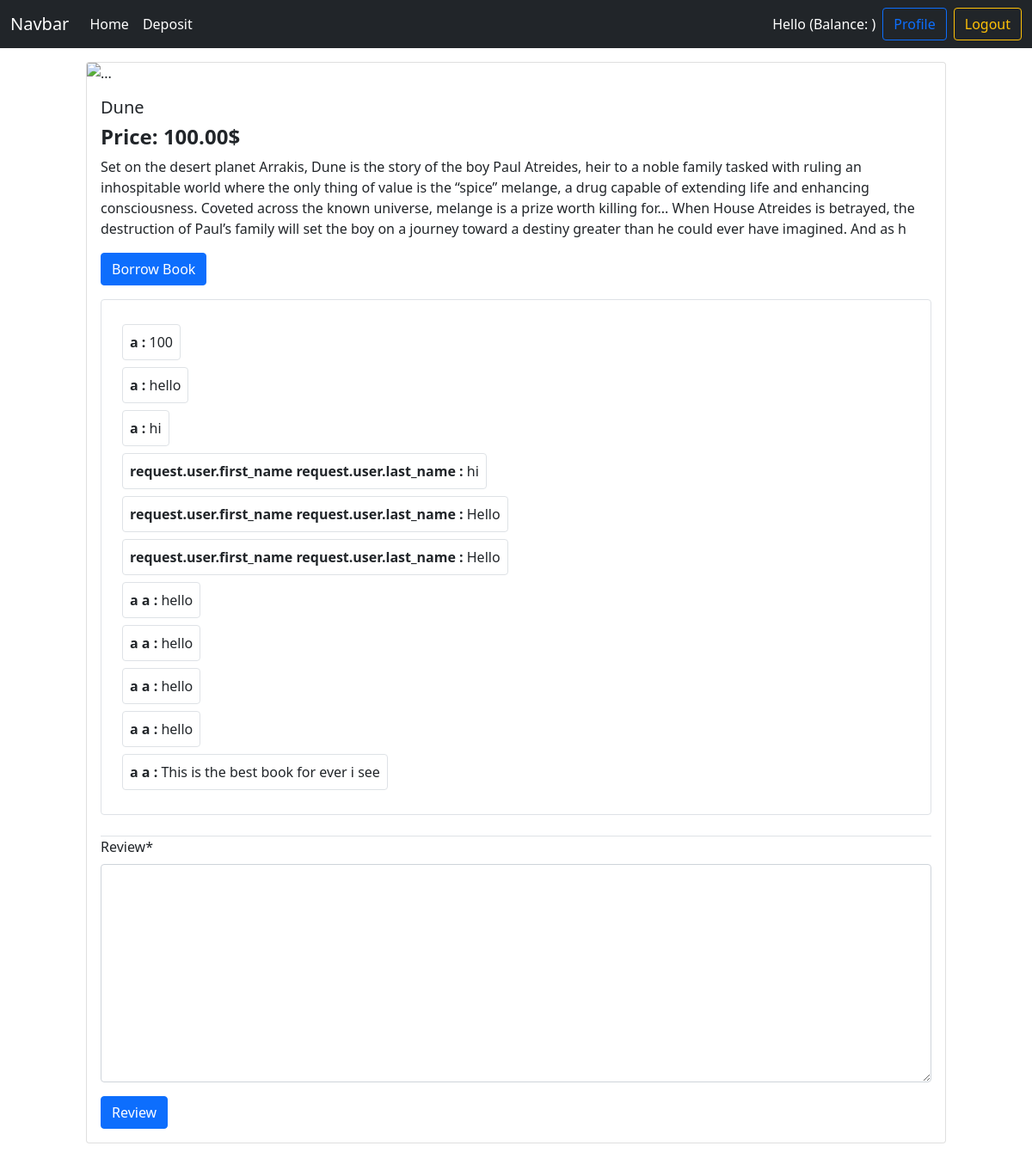
The page /book/1 (signed in) on the database its author committed.
### Books/models.py (models this page shows, shortened)
class BookModel(models.Model):
    name = models.CharField(max_length=100)
    image = models.ImageField(upload_to='Media/',blank=True)
    description = models.TextField()
    borrowingPrice = models.DecimalField(decimal_places=2,max_digits=5)
    category = models.ForeignKey(CategoryModel,on_delete=models.CASCADE)

class BookReviewModel(models.Model):
    reviewer=models.CharField(max_length=100)
    review = models.TextField(max_length=200)
    book = models.ForeignKey(BookModel,on_delete=models.CASCADE)

### Core/views.py (the view, shortened to what this page needs)
# urls.py: path('book/<int:id>',ViewDetails,name='detailsview'),
def ViewDetails(request,id):
    book = BookModel.objects.get(pk=id)
    review = BookReviewModel.objects.filter(book=id)
    form = BookReviewForms()
    return render(request,'detailsview.html',{'book':book,'form':form,'reviews':review})

### Books/forms.py
class BookReviewForms(ModelForm):
    class Meta:
        model = BookReviewModel
        fields=['review']

### templates/detailsview.html (shortened to what this page needs)
{% extends "base.html" %}
{% load crispy_forms_tags %}
{% block content %}
<div class="card my-3 mx-auto col-10">
    <img src="..." class="card-img-top" alt="...">
    <div class="card-body">
      <h5 class="card-title">{{book.name}}</h5>
      <h4 class="fw-bold">Price: {{book.borrowingPrice}}$</h4>
      <p class="card-text">{{book.description}}</p>
      {% if user.is_authenticated %}
        <a href={% url "borrowbook" book.id %} class="btn btn-primary">Borrow Book</a>
        {% endif %}
        <div class="border rounded p-4 my-3">
            {% for review in reviews %}
                <p class="border rounded my-1 p-2 d-inline-block">
                    <span class="fw-bold">
                        {{review.reviewer}} :
                    </span>
                    <span>
                        {{review.review}}
                    </span>
                </p><br>
            {% endfor %}
        </div>
        {% if user.is_authenticated %}
        <form class="mt-4 border-top" action="" method="POST">
            {{form|crispy}}
            <button type="submit" class="btn btn-primary">Review</button>
        </form>
      {% endif %}
    </div>
  </div>
{% endblock content %}

### rows shown on the page
BookModel: name "Dune", borrowingPrice "100.00", description "Set on the desert planet Arrakis, Dune is the story of the boy Paul Atreides, heir to a noble family tasked with ruling an inhospitable world where the only thing of value is the “spice” melange, a drug capable of extending life and enhancing consciousness. Coveted across the known universe, melange is a prize worth killing for... When House Atreides is betrayed, the destruction of Paul’s family will set the boy on a journey toward a destiny greater than he could ever have imagined. And as h"
BookReviewModel: reviewer "a", review "100"
BookReviewModel: reviewer "a", review "hello"
BookReviewModel: reviewer "a", review "hi"
BookReviewModel: reviewer "request.user.first_name request.user.last_name", review "hi"
BookReviewModel: reviewer "request.user.first_name request.user.last_name", review "Hello"
BookReviewModel: reviewer "request.user.first_name request.user.last_name", review "Hello"
BookReviewModel: reviewer "a a", review "hello"
BookReviewModel: reviewer "a a", review "hello"
BookReviewModel: reviewer "a a", review "hello"
BookReviewModel: reviewer "a a", review "hello"
BookReviewModel: reviewer "a a", review "This is the best book for ever i see"
